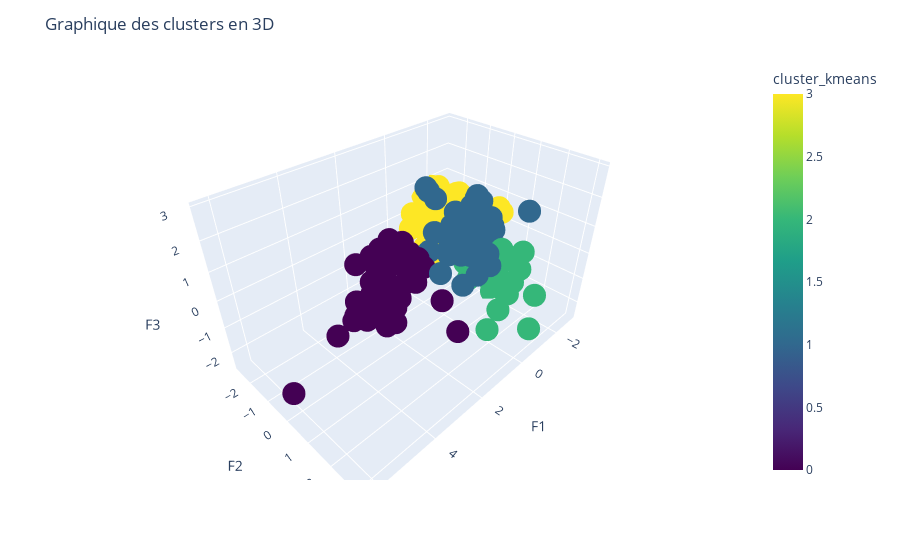

Notebook code cell kept with this figure:
### Code cell
import plotly.express as px

fig = px.scatter_3d(df, x='F1', y='F2', z='F3', color='cluster_kmeans', color_continuous_scale='Viridis')

fig.update_layout(title='Graphique des clusters en 3D')
fig.show()

### Figure 1 — Plotly figure (JSON) as saved in the notebook; plotly's stock layout.template omitted (floating-point values rounded to 4 significant figures; data arrays with more than 128 entries replaced by an {"elided": "..."} marker saying what was removed)
{"data": [{"hovertemplate": "F1=%{x}<br>F2=%{y}<br>F3=%{z}<br>cluster_kmeans=%{marker.color}<extra></extra>", "legendgroup": "", "marker": {"color": {"elided": "165 int values"}, "coloraxis": "coloraxis", "symbol": "circle"}, "mode": "markers", "name": "", "scene": "scene", "showlegend": false, "type": "scatter3d", "x": {"elided": "165 float values"}, "y": {"elided": "165 float values"}, "z": {"elided": "165 float values"}}], "layout": {"coloraxis": {"colorbar": {"title": {"text": "cluster_kmeans"}}, "colorscale": [[0, "#440154"], [0.1111, "#482878"], [0.2222, "#3e4989"], [0.3333, "#31688e"], [0.4444, "#26828e"], [0.5556, "#1f9e89"], [0.6667, "#35b779"], [0.7778, "#6ece58"], [0.8889, "#b5de2b"], [1, "#fde725"]]}, "legend": {"tracegroupgap": 0}, "margin": {"t": 60}, "scene": {"domain": {"x": [0, 1], "y": [0, 1]}, "xaxis": {"title": {"text": "F1"}}, "yaxis": {"title": {"text": "F2"}}, "zaxis": {"title": {"text": "F3"}}}, "title": {"text": "Graphique des clusters en 3D"}}}
